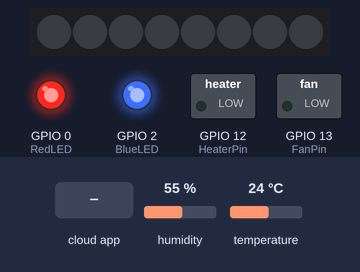
A sketch run on a simulated ESP8266 (NodeMCU). On the bench: 8 RGB LEDs in strip order, left to right, switched loads named in the sketch (green lamp = pin HIGH), output pins drawn as LEDs (lit = HIGH). Inputs (shaded band) come from the test bench; at power-on: temperature 24 °C, humidity 55 %. WiFi joins after 1.5 s; servers stay silent unless stated; storage starts empty; what the sketch prints to the serial monitor is not drawn.

Above: at 3.9 s.
4.0 s: the phone or cloud app sets Fireplace to 1
At 5.2 s:
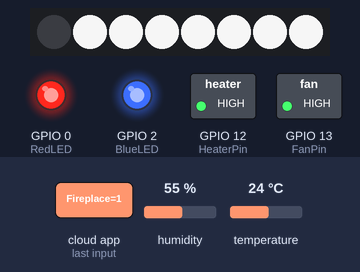
10.3 s: temperature set to 37.8 °C
11.8 s: temperature set to 39 °C
At 12.7 s:
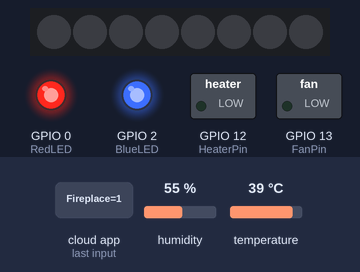
Timing chart, 0 to 14.8 s (numbered marks = the images above; inputs shaded):
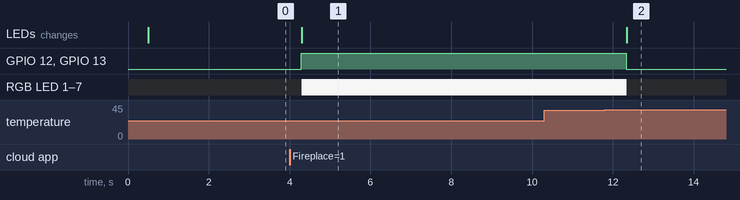

The sketch:

Fireplace_3.1_Controller.ino
```cpp
//Fireplace Controller
//C. Gentile
//Initiated 30 Oct 2017
//Updated   7 Jan 2018
//
//Based on ESP8266 Blinds Controller Board
//Uses FauxMO library to respond to Alexa commands
//
//Implementation notes:
//   -assumes 2x SSR to connect buttons
//   -to do: check to see if we can sense actual state
//
//Update v3.0, 7 Jan:
//  -refactoring code per best seperation practice

#include <fauxmoESP.h>
#include <ArduinoOTA.h>
#include <ESP8266WiFi.h>
#include <DHT.h>
#include <DHT_U.h>
#include <Adafruit_NeoPixel.h>
#include <ESP8266WebServer.h>
#include <FS.h>


//#include <PubSubClient.h>     (delay MQTT for future implementation)

//comment out to stop serial comms
#define DEBUG

#ifdef DEBUG
 #define DEBUG_PRINT(x)  Serial.print(x)
 #define DEBUG_PRINTLN(x) Serial.println(x)
 #define DEBUG_PRINTF(x,y) Serial.printf(x,y)
#else
 #define DEBUG_PRINT(x)
 #define DEBUG_PRINTLN(x)
 #define DEBUG_PRINTF(x,y)
#endif

// Pin Definitions
#define FanPin  13
#define HeaterPin  12
#define LEDPin  4
#define RedLED   0
#define BlueLED  2
#define DHTPin 5
#define DHTTYPE DHT22
#define PXL 4
#define NUMPIXELS 8

const bool ledEnable = false;

const int maxTemp = 100;
const int maxTime = 14400000;
const int deBounce = 5000;

int startTime = 0;
int currTime = 0;
bool currState = false;
bool desState = false;
String flag = "";

fauxmoESP fauxmo;
DHT dht(DHTPin, DHTTYPE);
Adafruit_NeoPixel pixels = Adafruit_NeoPixel(NUMPIXELS, LEDPin, NEO_GRB + NEO_KHZ800);
ESP8266WebServer server(80);
File fsUploadFile;              // a File object to temporarily store the received file

// WiFi Parameters
const char* ssid = "Bullpup_CA";
const char* password = "********";
const char* host = "Fireplace";
//IPAddress fixedIP(192,168,1,201);


//WiFi Setup routine - modify to include LED status feedback
void setup_wifi() {

  delay(10);
  // We start by connecting to a WiFi network.
  DEBUG_PRINTLN();
  DEBUG_PRINT("Connecting to ");
  DEBUG_PRINTLN(ssid);

  WiFi.hostname(host);
  WiFi.begin(ssid, password);

  while (WiFi.status() != WL_CONNECTED) {
    if (ledEnable) digitalWrite(BlueLED, LOW);
    delay(250);
    if (ledEnable) digitalWrite(BlueLED, HIGH);
    delay(250);
    DEBUG_PRINT(".");
  }

  randomSeed(micros());

  DEBUG_PRINTLN("");
  DEBUG_PRINTLN("WiFi connected");
  DEBUG_PRINTLN("IP address: ");
  DEBUG_PRINTLN(WiFi.localIP());

  if (ledEnable) digitalWrite(RedLED, HIGH);
  if (ledEnable) digitalWrite(BlueLED, LOW);

  delay(500);
}

void setup_OTA() {
  ArduinoOTA.onStart([]() {
    DEBUG_PRINTLN("Start");
  });
  ArduinoOTA.onEnd([]() {
    DEBUG_PRINTLN("\nEnd");
  });
  ArduinoOTA.onProgress([](unsigned int progress, unsigned int total) {
    DEBUG_PRINTF("Progress: %u%%\r", (progress / (total / 100)));
  });
  ArduinoOTA.onError([](ota_error_t error) {
    DEBUG_PRINTF("Error[%u]: ", error);
    if (error == OTA_AUTH_ERROR) DEBUG_PRINTLN("Auth Failed");
    else if (error == OTA_BEGIN_ERROR) DEBUG_PRINTLN("Begin Failed");
    else if (error == OTA_CONNECT_ERROR) DEBUG_PRINTLN("Connect Failed");
    else if (error == OTA_RECEIVE_ERROR) DEBUG_PRINTLN("Receive Failed");
    else if (error == OTA_END_ERROR) DEBUG_PRINTLN("End Failed");
  });
  ArduinoOTA.begin();
}

void setup_FauxMo() {
  fauxmo.addDevice("Fireplace");

  //define WeMo callback routine
  fauxmo.onMessage([](unsigned char device_id, const char * device_name, bool state) {
        Serial.printf("[MAIN] Device #%d (%s) state: %s\n", device_id, device_name, state ? "ON" : "OFF");
        flag = "FAUXMO  ";
        if (state) {
          //turn fireplace on
          desState = true;
        } else {
          //turn fireplace off
          desState = false;
        }
    });
}

String getContentType(String filename) { // convert the file extension to the MIME type
  if (filename.endsWith(".html")) return "text/html";
  else if (filename.endsWith(".css")) return "text/css";
  else if (filename.endsWith(".js")) return "application/javascript";
  else if (filename.endsWith(".ico")) return "image/x-icon";
  else if (filename.endsWith(".gz")) return "application/x-gzip";
  else if(filename.endsWith(".jpg")) return "image/jpeg";
  return "text/plain";
}

bool handleFileRead(String path) { // send the right file to the client (if it exists)
  Serial.println("handleFileRead: " + path);
  if (path.endsWith("/")) path += "index.html";          // If a folder is requested, send the index file
  String contentType = getContentType(path);             // Get the MIME type
  String pathWithGz = path + ".gz";
  if (SPIFFS.exists(pathWithGz) || SPIFFS.exists(path)) { // If the file exists, either as a compressed archive, or normal
    if (SPIFFS.exists(pathWithGz))                         // If there's a compressed version available
      path += ".gz";                                         // Use the compressed verion
    File file = SPIFFS.open(path, "r");                    // Open the file
    size_t sent = server.streamFile(file, contentType);    // Send it to the client
    file.close();                                          // Close the file again
    Serial.println(String("\tSent file: ") + path);
    return true;
  }
  Serial.println(String("\tFile Not Found: ") + path);   // If the file doesn't exist, return false
  return false;
}

void handleFileUpload(){ // upload a new file to the SPIFFS
  HTTPUpload& upload = server.upload();
  if(upload.status == UPLOAD_FILE_START){
    String filename = upload.filename;
    if(!filename.startsWith("/")) filename = "/"+filename;
    Serial.print("handleFileUpload Name: "); Serial.println(filename);
    fsUploadFile = SPIFFS.open(filename, "w");            // Open the file for writing in SPIFFS (create if it doesn't exist)
    filename = String();
  } else if(upload.status == UPLOAD_FILE_WRITE){
    if(fsUploadFile)
      fsUploadFile.write(upload.buf, upload.currentSize); // Write the received bytes to the file
  } else if(upload.status == UPLOAD_FILE_END){
    if(fsUploadFile) {                                    // If the file was successfully created
      fsUploadFile.close();                               // Close the file again
      Serial.print("handleFileUpload Size: "); Serial.println(upload.totalSize);
      server.sendHeader("Location","/success.html");      // Redirect the client to the success page
      server.send(303);
    } else {
      server.send(500, "text/plain", "500: couldn't create file");
    }
  }
}

void fireplaceToggle() {
  desState = !desState;
}

void processButton() {
  fireplaceToggle();
  flag = "MANUAL  ";
  server.sendHeader("Location", "/");
  server.send(303);
}

void handleRoot() {
  server.send(200, "text/plain", "Hello world! - try the /defaultupload url");   // Send HTTP status 200 (Ok) and send some text to the browser/client
}

void uploadPage(void) {
  server.send(200, "text/html", "<form method=\"post\" enctype=\"multipart/form-data\"><input type=\"file\" name=\"name\"><input class=\"button\" type=\"submit\" value=\"Upload\"></form>");
}

void setupServer(void) {
  //server.on("/", handleRoot);

  server.on("/defaultupload", HTTP_GET, []() {                 // if the client requests the upload page, send it (inline for the first use)
    uploadPage();
  });

  server.on("/defaultupload", HTTP_POST,                       // if the client posts to the upload page
    [](){ server.send(200); },                          // Send status 200 (OK) to tell the client we are ready to receive
    handleFileUpload                                   // Receive and save the file
  );

  server.on("/upload.html", HTTP_POST,                       // if the client posts to the upload page
    [](){ server.send(200); },                          // Send status 200 (OK) to tell the client we are ready to receive
    handleFileUpload                                   // Receive and save the file
  );

  //server.on("/index.html", HTTP_GET, [](){ handleFileRead("/index.html"); });

  server.on("/index.html", HTTP_POST, processButton);

  server.onNotFound([]() {                              // If the client requests any URI
    if (!handleFileRead(server.uri()))                  // send it if it exists
      server.send(404, "text/plain", "404: Not Found"); // otherwise, respond with a 404 (Not Found) error
  });

  server.begin();
  DEBUG_PRINTLN("HTTP Server Started.");
}

void fireplace_on() {
  startTime = millis();
  if (ledEnable) digitalWrite(RedLED, LOW);      //set red LED on

  //start LED, fan, heater
  for(int i=1;i<NUMPIXELS;i++){
   pixels.setPixelColor(i, pixels.Color(240,240,240)); }
  pixels.show();
  digitalWrite(FanPin, HIGH);
  digitalWrite(HeaterPin, HIGH);
  currState = true;
}

void fireplace_off() {
  digitalWrite(HeaterPin, LOW);
  if (ledEnable) digitalWrite(RedLED, HIGH);
  digitalWrite(FanPin, LOW);
   for(int i=0;i<NUMPIXELS;i++){
    pixels.setPixelColor(i, pixels.Color(0,0,0)); }
  pixels.show();
  currState = false;
}


//getCurrTime should return the
//int getCurrTime() {}

//for
//void setStartTime() {}

//if checkTimeout sees that elapsed run time is > allowed, returns FALSE, else TRUE.
//bool chckTimeout() {}

void setup() {
  //initialize pin outputs
  pinMode(RedLED, OUTPUT);
  pinMode(BlueLED, OUTPUT);
  pinMode(FanPin, OUTPUT);
  pinMode(HeaterPin, OUTPUT);
  pinMode(LEDPin, OUTPUT);

  digitalWrite(BlueLED, LOW);
  digitalWrite(RedLED, LOW);

  digitalWrite(FanPin, LOW);
  digitalWrite(HeaterPin, LOW);
  digitalWrite(LEDPin, LOW);

  delay(500);

  digitalWrite(BlueLED, HIGH);
  digitalWrite(RedLED, HIGH);

  pixels.begin();
  pixels.setBrightness(240);
  pixels.show();

  //begin serial debug terminal if required
  #ifdef DEBUG
    Serial.begin(9600);
  #endif

  delay(250);

  //Initialize WiFi - todo: what to do if connection fails?
  setup_wifi();

  //Function calls required for OTA updates
  //DEBUG mode required for troubleshooting
  setup_OTA();

  //initialize WeMo library
  setup_FauxMo();

  SPIFFS.begin();                           // Start the SPI Flash Files System

  setupServer();
}

void writeLog(void) {
  File log = SPIFFS.open("/log.txt", "a");
  int temp = (int) dht.readTemperature(true);
  int time = millis() / 1000;
  log.print(time);
  log.print(" Curr State: ");
  log.print(currState);
  log.print("  Des State: ");
  log.print(desState);
  log.print(" Cmd Source: ");
  log.print(flag);
  log.print(" Temp: ");
  log.println(temp);
  log.close();
}

void loop()
{

  //mandatory handlers
  fauxmo.handle();      //required to process FauxMo handler
  server.handleClient();
  ArduinoOTA.handle();

  //update states if required

  //first, handle all the on->off or remain on cases
  if (currState) {
    //check max temp
    int temp = (int) dht.readTemperature(true);
    if (temp > maxTemp) {
      desState = false;
      flag = "TEMP HI ";
    }

    //check max elapsed max time
    currTime = millis();
    if ((currTime - startTime) > maxTime) {
      desState = false;
      flag = "TIME HI ";
    }

    //handle Echo bounce
    if (!desState && ((currTime-startTime) < deBounce)) {
      desState = true;
    }

    //check scheduled off time

    //check thermostat temperature
  }  else {       //handle the off->on or remain off
    //check scheduled start time
  }


  //Process FSM

  if (currState && !desState) {
    fireplace_off();
    writeLog();
  }

  if (!currState && desState) {
    fireplace_on();
    writeLog();
  }


  delay(500);

}
```

Measured:
- the behaviour switches between 38.3 and 38.4 °C on temperature (found by bisection; images 1 and 2)
- after the input at 4.0 s, GPIO 12 (HeaterPin), GPIO 13 (FanPin): LOW → HIGH after 0.29 s; RGB LED 1–7: off → RGB(225, 225, 225) after 0.30 s; the LEDs: change after 0.30 s (image 1)
- after the input at 10.3 s, every drawn part: stays the same
- after the input at 11.8 s, GPIO 12 (HeaterPin), GPIO 13 (FanPin): HIGH → LOW after 0.53 s; RGB LED 1–7: RGB(225, 225, 225) → off after 0.54 s; the LEDs: change after 0.54 s (image 2)
